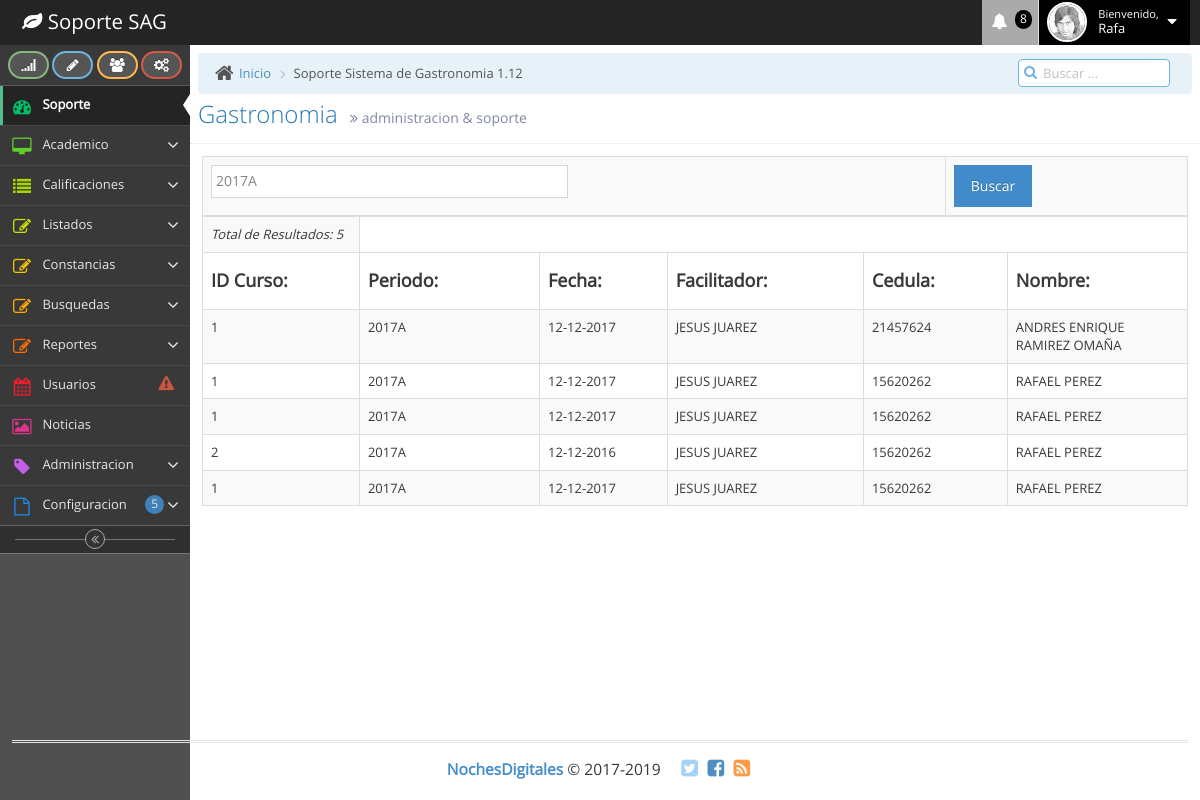
The page /buscadoralucurso.php?criterio=2017A on the database its author committed.
### tables this page shows
CREATE TABLE `inscripciones` (
  `idinsc` int(11) NOT NULL,
  `idcurso` int(11) NOT NULL,
  `periodo` varchar(100) NOT NULL,
  `fechacurso` varchar(100) NOT NULL,
  `idfacilitador` int(11) NOT NULL,
  `nombrefac` varchar(100) NOT NULL,
  `cedula` int(11) NOT NULL,
  `nombre` varchar(100) NOT NULL,
  `pago` int(11) NOT NULL,
  `fechainsc` date NOT NULL
);

### funciones.php (called while the page is built, shortened)
<?php
function getParam($param, $default) {
	$result = $default;
	if (isset($param)) {
  		$result = (get_magic_quotes_gpc()) ? $param : addslashes($param);
	}
	return $result;
}
function sqlValue($value, $type) {
  $value = get_magic_quotes_gpc() ? stripslashes($value) : $value;
  $value = function_exists("mysql_real_escape_string") ? mysql_real_escape_string($value) : mysql_escape_string($value);
  switch ($type) {
    case "text":
      $value = ($value != "") ? "'" . $value . "'" : "NULL";
      break;
  }
  return $value;
}
?>

### buscadoralucurso.php (the view, shortened to what this page needs)
<?php
require("conexion.php");
require("funciones.php");
$criterio = getParam($_GET["criterio"], "");
$total = 0;
if ($criterio != "") {
	$query = "SELECT * FROM inscripciones WHERE periodo like ".sqlValue($criterio."%", "text")." ORDER BY 	idinsc ASC";
	$queEmp = mysql_query($query, $conexion);
	$total = mysql_num_rows($queEmp);
}
?>
<!DOCTYPE html>
<html lang="en">
	<head>
		<link rel="stylesheet" href="assets/css/bootstrap.min.css" />
		<link rel="stylesheet" href="assets/font-awesome/4.5.0/css/font-awesome.min.css" />
		<link rel="stylesheet" href="assets/css/ace.min.css" class="ace-main-stylesheet" id="main-ace-style" />
		<link rel="stylesheet" href="assets/css/ace-skins.min.css" />
		<link rel="stylesheet" href="assets/css/ace-rtl.min.css" />
	</head>
	<body class="skin-2">
		<div id="navbar" class="navbar navbar-default          ace-save-state">
			<div class="navbar-container ace-save-state" id="navbar-container">
				<div class="navbar-header pull-left">
					<a href="index.html" class="navbar-brand">
						<small>
							<i class="fa fa-leaf"></i>
							Soporte SAG
						</small>
					</a>
				</div>
				<div class="navbar-buttons navbar-header pull-right" role="navigation">
					<ul class="nav ace-nav">
					  <li class="purple dropdown-modal">
							<a data-toggle="dropdown" class="dropdown-toggle" href="#">
								<i class="ace-icon fa fa-bell icon-animated-bell"></i>
								<span class="badge badge-important">8</span>
							</a>
					  </li>
						<li class="light-blue dropdown-modal">
							<a data-toggle="dropdown" href="#" class="dropdown-toggle">
								<img class="nav-user-photo" src="assets/images/avatars/user.jpg" alt="Jason's Photo" />
								<span class="user-info">
									<small>Bienvenido,</small>
									Rafa
								</span>
								<i class="ace-icon fa fa-caret-down"></i>
							</a>
					  </li>
				  </ul>
				</div>
			</div>
		</div>
		<div class="main-container ace-save-state" id="main-container">
			<div id="sidebar" class="sidebar                  responsive                    ace-save-state">
				<div class="sidebar-shortcuts" id="sidebar-shortcuts">
					<div class="sidebar-shortcuts-large" id="sidebar-shortcuts-large">
						<button class="btn btn-success">
							<i class="ace-icon fa fa-signal"></i>
						</button>
						<button class="btn btn-info">
							<i class="ace-icon fa fa-pencil"></i>
						</button>
						<button class="btn btn-warning">
							<i class="ace-icon fa fa-users"></i>
						</button>
						<button class="btn btn-danger">
							<i class="ace-icon fa fa-cogs"></i>
						</button>
					</div>
				</div>
				<ul class="nav nav-list">
					<li class="active">
						<a href="index.html">
							<i class="menu-icon fa fa-tachometer"></i>
							<span class="menu-text"> Soporte </span>
						</a>
					</li>
					<li class="">
						<a href="#" class="dropdown-toggle">
							<i class="menu-icon fa fa-desktop"></i>
							<span class="menu-text">
								Academico
							</span>
							<b class="arrow fa fa-angle-down"></b>
						</a>
					</li>
					<li class="">
						<a href="#" class="dropdown-toggle">
							<i class="menu-icon fa fa-list"></i>
							<span class="menu-text"> Calificaciones </span>
							<b class="arrow fa fa-angle-down"></b>
						</a>
					</li>
					<li class="">
						<a href="#" class="dropdown-toggle">
							<i class="menu-icon fa fa-pencil-square-o"></i>
							<span class="menu-text"> Listados </span>
							<b class="arrow fa fa-angle-down"></b>
						</a>
					</li>
<li class="">
						<a href="#" class="dropdown-toggle">
							<i class="menu-icon fa fa-pencil-square-o"></i>
									<span class="menu-text"> Constancias </span>
							<b class="arrow fa fa-angle-down"></b>
						</a>
					</li>
                    <li class="">
						<a href="#" class="dropdown-toggle">
							<i class="menu-icon fa fa-pencil-square-o"></i>
									<span class="menu-text"> Busquedas </span>
							<b class="arrow fa fa-angle-down"></b>
						</a>
					</li>
                    <li class="">
						<a href="#" class="dropdown-toggle">
							<i class="menu-icon fa fa-pencil-square-o"></i>
									<span class="menu-text"> Reportes </span>
							<b class="arrow fa fa-angle-down"></b>
						</a>
					</li>
				  <li class="">
						<a href="calendar.html">
							<i class="menu-icon fa fa-calendar"></i>
							<span class="menu-text">
								Usuarios
							<span class="badge badge-transparent tooltip-error" title="2 Important Events">
									<i class="ace-icon fa fa-exclamation-triangle red bigger-130"></i>
								</span>
							</span>
						</a>
					</li>
					<li class="">
						<a href="gallery.html">
							<i class="menu-icon fa fa-picture-o"></i>
							<span class="menu-text"> Noticias </span>
						</a>
					</li>
					<li class="">
						<a href="#" class="dropdown-toggle">
							<i class="menu-icon fa fa-tag"></i>
							<span class="menu-text"> Administracion </span>
							<b class="arrow fa fa-angle-down"></b>
						</a>
					</li>
					<li class="">
						<a href="#" class="dropdown-toggle">
							<i class="menu-icon fa fa-file-o"></i>
							<span class="menu-text">
								Configuracion
							<span class="badge badge-primary">5</span>
							</span>
							<b class="arrow fa fa-angle-down"></b>
						</a>
					</li>
				</ul>
				<div class="sidebar-toggle sidebar-collapse" id="sidebar-collapse">
					<i id="sidebar-toggle-icon" class="ace-icon fa fa-angle-double-left ace-save-state" data-icon1="ace-icon fa fa-angle-double-left" data-icon2="ace-icon fa fa-angle-double-right"></i>
				</div>
			</div>
			<div class="main-content">
				<div class="main-content-inner">
				  <div class="breadcrumbs ace-save-state" id="breadcrumbs">
						<ul class="breadcrumb">
							<li>
								<i class="ace-icon fa fa-home home-icon"></i>
								<a href="#">Inicio</a>
							</li>
							<li class="active">Soporte Sistema de Gastronomia 1.12</li>
						</ul>
						<div class="nav-search" id="nav-search">
							<form class="form-search">
								<span class="input-icon">
									<input type="text" placeholder="Buscar ..." class="nav-search-input" id="nav-search-input" autocomplete="off" />
									<i class="ace-icon fa fa-search nav-search-icon"></i>
								</span>
							</form>
						</div>
					</div>
						<div class="page-header">
							<h1>
								Gastronomia
								<small>
									<i class="ace-icon fa fa-angle-double-right"></i>
									administracion &amp; soporte
								</small>
						  </h1>
				  </div>
						<div class="row">
							<div class="col-xs-12">
								<div class="col-xs-12">
      <section id="main-content">
					        <form id="frbuscar" name="frbuscar" method="get" action="">
					    <table width="251" border="0" align="center" class="table table-striped table-bordered table-hover dataTable no-footer" >
					      <tr>
					        <td width="121"><input name="criterio" type="text" id="criterio" size="40" value="<?php echo $criterio; ?>" /></td>
					        <td width="122"><input type="submit" id="btbuscar" value="Buscar" class="btn btn-primary"/></td>
					      </tr>
					    </table>
					  </form>
					<?php if ($total > 0) { ?>
					<table width="950" border="0" align="center" class="table table-striped table-bordered table-hover dataTable no-footer" >
					 <tr>
					        	<td><em>Total de Resultados: <?php echo $total; ?></em></td>
					  </tr>
					  <tr>
					        	<td width="40"><h4><strong>ID Curso:</strong></h4></td>
						        <td width="100"><h4><strong>Periodo:</strong></h4></td>
						        <td width="60"><h4><strong>Fecha:</strong></h4></td>
						        <td width="100"><h4><strong>Facilitador:</strong></h4></td>
						        <td width="70"><h4><strong>Cedula:</strong></h4></td>
						        <td width="100"><h4><strong>Nombre:</strong></h4></td>
					  </tr>
					  <?php while ($rsEmp = mysql_fetch_assoc($queEmp)) { ?>
					  <tr>
					    <td><?php echo $rsEmp['idcurso']; ?></td>
					    <td><?php echo $rsEmp['periodo']; ?></td>
					    <td><?php echo $rsEmp['fechacurso']; ?></td>
					    <td><?php echo $rsEmp['nombrefac']; ?></td>
						<td><?php echo $rsEmp['cedula']; ?></td>
						<td><?php echo $rsEmp['nombre']; ?></td>
					  </tr>
					  <?php } ?>
					</table>
					  <?php } ?>
		</section>
								</div>
							</div>
						</div>
			  </div>
				</div>
			</div>
			<div class="footer">
				<div class="footer-inner">
					<div class="footer-content">
						<span class="bigger-120">
							<span class="blue bolder">NochesDigitales</span>
							 &copy; 2017-2019
						</span>
						<span class="action-buttons">
							<a href="#">
								<i class="ace-icon fa fa-twitter-square light-blue bigger-150"></i>
							</a>
							<a href="#">
								<i class="ace-icon fa fa-facebook-square text-primary bigger-150"></i>
							</a>
							<a href="#">
								<i class="ace-icon fa fa-rss-square orange bigger-150"></i>
							</a>
						</span>
					</div>
				</div>
			</div>
	</body>
</html>

### rows shown on the page
inscripciones: idcurso "1", periodo "2017A", fechacurso "12-12-2017", nombrefac "JESUS JUAREZ", cedula "21457624", nombre "ANDRES ENRIQUE RAMIREZ OMAÑA"
inscripciones: idcurso "1", periodo "2017A", fechacurso "12-12-2017", nombrefac "JESUS JUAREZ", cedula "15620262", nombre "RAFAEL PEREZ"
inscripciones: idcurso "1", periodo "2017A", fechacurso "12-12-2017", nombrefac "JESUS JUAREZ", cedula "15620262", nombre "RAFAEL PEREZ"
inscripciones: idcurso "2", periodo "2017A", fechacurso "12-12-2016", nombrefac "JESUS JUAREZ", cedula "15620262", nombre "RAFAEL PEREZ"
inscripciones: idcurso "1", periodo "2017A", fechacurso "12-12-2017", nombrefac "JESUS JUAREZ", cedula "15620262", nombre "RAFAEL PEREZ"

### other values the page prints
$total "5"
